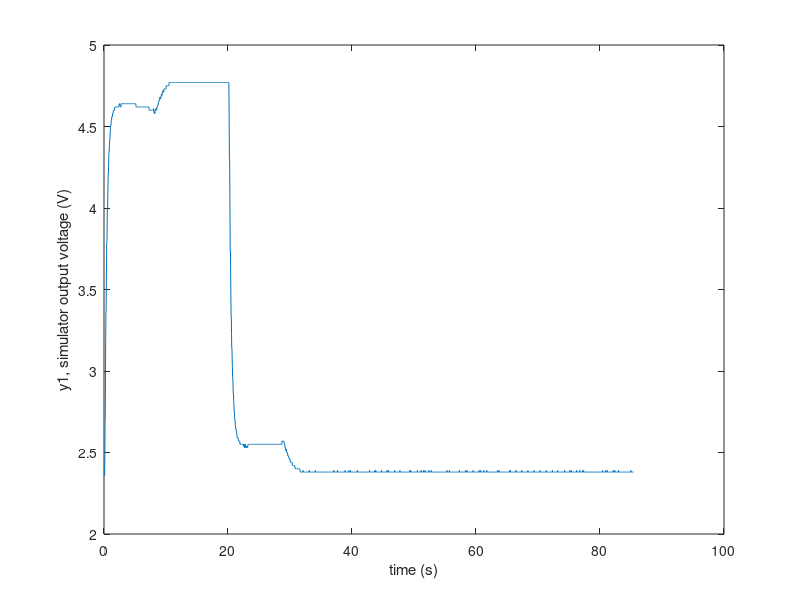
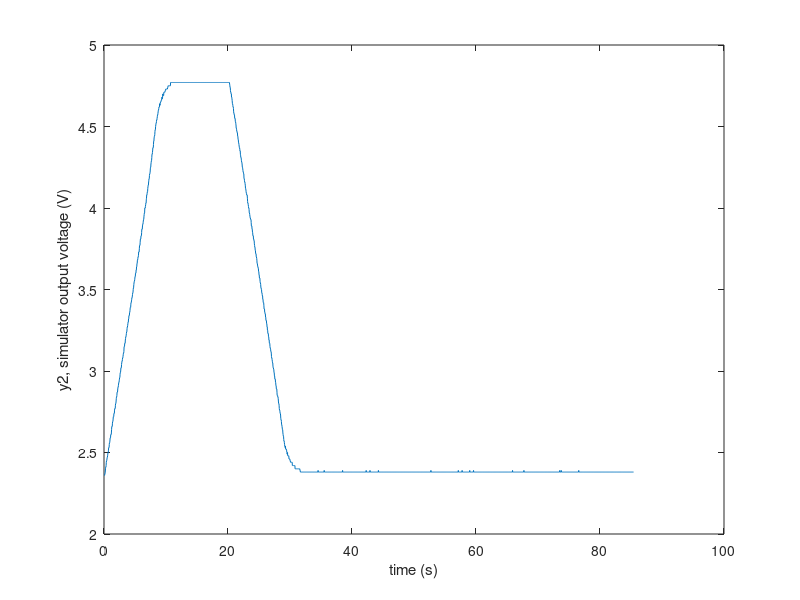
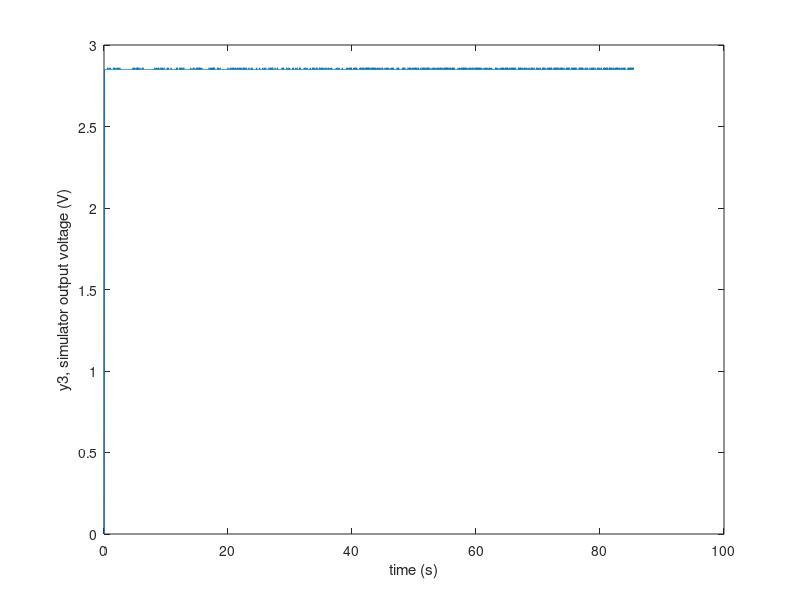
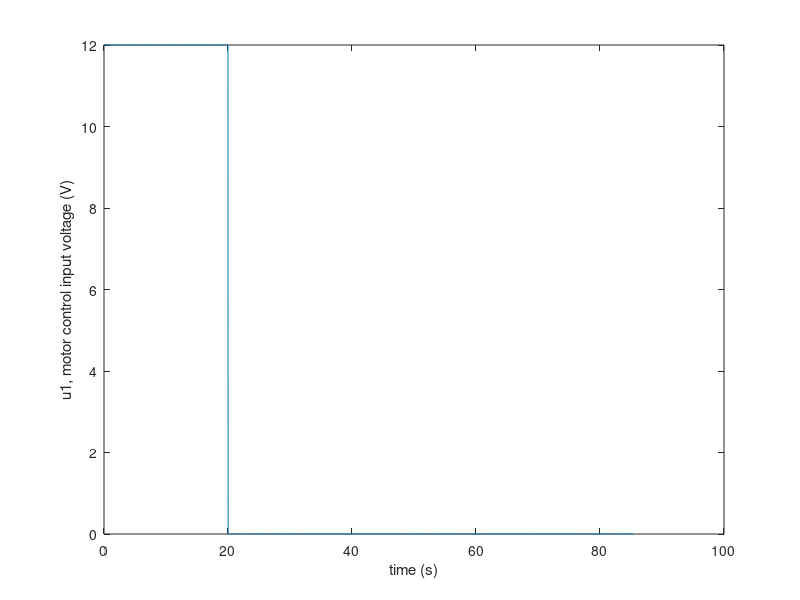

Reproduce these figures in MATLAB, in order.

% delete all variables
clear;

% close existing figure windows
close ALL;

% load array from file into matlab
% note that columns can be separated by space / tab or commas in matlab

temp = importdata('output.txt', ',', 1);
A = temp.data;
delete temp;

%A = load('output.txt');


% file format (note y1, y2, y3 refer to voltages from the simulator
% and not control outputs here)
% time(s),y1,y2,y3,u1,wb,wf

k = 1;
t  = A(:,k); k = k + 1;

y1 = A(:,k); k = k + 1;
y2 = A(:,k); k = k + 1;
y3 = A(:,k); k = k + 1;

u1 = A(:,k); k = k + 1;

wb = A(:,k); k = k + 1;
wf = A(:,k); k = k + 1;

k = 1;

figure(k); k = k + 1;
plot(t,y1);
ylabel('y1, simulator output voltage (V)');
xlabel('time (s)');

figure(k); k = k + 1;
plot(t,y2);
ylabel('y2, simulator output voltage (V)');
xlabel('time (s)');

figure(k); k = k + 1;
plot(t,y3);
ylabel('y3, simulator output voltage (V)');
xlabel('time (s)');

figure(k); k = k + 1;
plot(t,u1);
ylabel('u1, motor control input voltage (V)');
xlabel('time (s)');

figure(k); k = k + 1;
plot(t,wb);
ylabel('back wheel velocity, wb (rad/s)');
xlabel('time (s)');

figure(k); k = k + 1;
plot(t,wf);
ylabel('forward wheel velocity, wf (rad/s)');
xlabel('time (s)');

figure(k); k = k + 1;
plot(t,wb,t,wf,'r');
ylabel('wheel velocity (rad/s)');
xlabel('time (s)');
legend('back wheel velocity wb','forward wheel velocity wf');